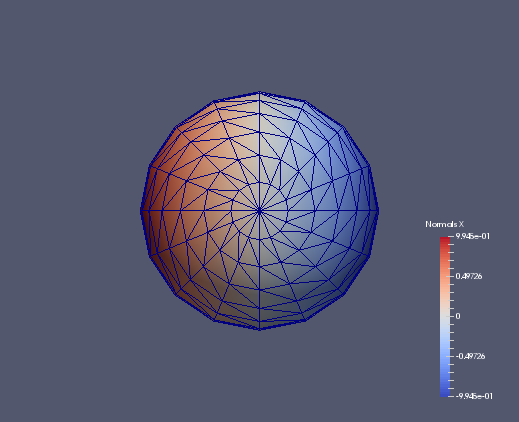
#> input picture data/sphere.cdb/image/0/0.png, 519 x 422 px, found by its file name
$ jupyter execute show_image.ipynb
#> lines starting #> are read from the running program, lines starting #| are printed output that depends on the picture
[cell 1]
import cv2 as cv
import matplotlib.pyplot as plot

image = cv.imread("data/sphere.cdb/image/0/0.png")
#> image is the input picture: shape (422, 519, 3); mean B, G, R 114.2, 89.9, 88.4
image_rgb = cv.cvtColor(image, cv.COLOR_BGR2RGB)
plot.imshow(image_rgb)

[cell 2]
gray = cv.cvtColor(image_rgb, cv.COLOR_RGB2GRAY)
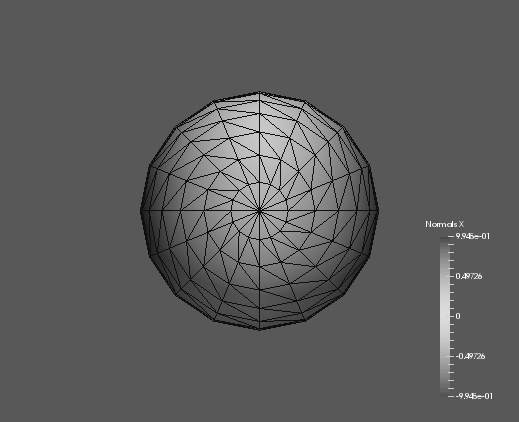
#> gray: shape (422, 519); min 15, max 255, mean 92.1
plot.imshow(gray, cmap='gray')
